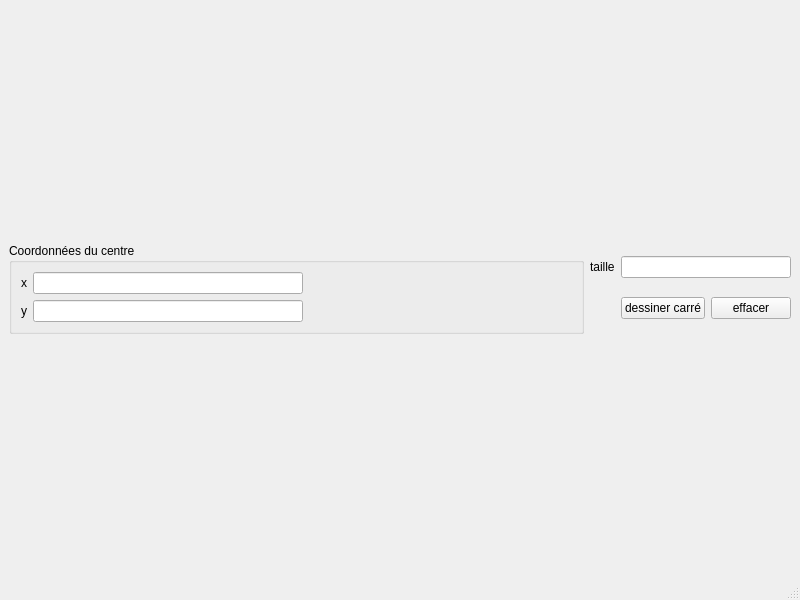
<?xml version="1.0" encoding="UTF-8"?>
<ui version="4.0">
 <class>MainWindow</class>
 <widget class="QMainWindow" name="MainWindow">
  <property name="geometry">
   <rect>
    <x>0</x>
    <y>0</y>
    <width>800</width>
    <height>600</height>
   </rect>
  </property>
  <property name="windowTitle">
   <string>MainWindow</string>
  </property>
  <widget class="QWidget" name="centralwidget">
   <layout class="QVBoxLayout" name="verticalLayout" stretch="1,0">
    <item>
     <layout class="QVBoxLayout" name="matplotlibVerticalLayout"/>
    </item>
    <item>
     <layout class="QHBoxLayout" name="horizontalLayout">
      <item>
       <widget class="QGroupBox" name="groupBox">
        <property name="title">
         <string>Coordonnées du centre</string>
        </property>
        <layout class="QGridLayout" name="gridLayout">
         <item row="0" column="0">
          <widget class="QLabel" name="label">
           <property name="text">
            <string>x</string>
           </property>
          </widget>
         </item>
         <item row="1" column="0">
          <widget class="QLabel" name="label_2">
           <property name="text">
            <string>y</string>
           </property>
          </widget>
         </item>
         <item row="1" column="2">
          <widget class="QLineEdit" name="yLineEdit"/>
         </item>
         <item row="0" column="2">
          <widget class="QLineEdit" name="xLineEdit"/>
         </item>
         <item row="1" column="3">
          <spacer name="horizontalSpacer">
           <property name="orientation">
            <enum>Qt::Horizontal</enum>
           </property>
           <property name="sizeHint" stdset="0">
            <size>
             <width>40</width>
             <height>20</height>
            </size>
           </property>
          </spacer>
         </item>
        </layout>
       </widget>
      </item>
      <item>
       <layout class="QGridLayout" name="gridLayout_2">
        <item row="1" column="2">
         <widget class="QPushButton" name="effacerPushButton">
          <property name="text">
           <string>effacer</string>
          </property>
         </widget>
        </item>
        <item row="0" column="0">
         <widget class="QLabel" name="label_3">
          <property name="text">
           <string>taille</string>
          </property>
         </widget>
        </item>
        <item row="0" column="1" colspan="2">
         <widget class="QLineEdit" name="tailleLineEdit"/>
        </item>
        <item row="1" column="1">
         <widget class="QPushButton" name="dessinerCarrePushButton">
          <property name="text">
           <string>dessiner carré</string>
          </property>
         </widget>
        </item>
       </layout>
      </item>
     </layout>
    </item>
   </layout>
  </widget>
  <widget class="QMenuBar" name="menubar">
   <property name="geometry">
    <rect>
     <x>0</x>
     <y>0</y>
     <width>800</width>
     <height>26</height>
    </rect>
   </property>
  </widget>
  <widget class="QStatusBar" name="statusbar"/>
 </widget>
 <resources/>
 <connections/>
</ui>
